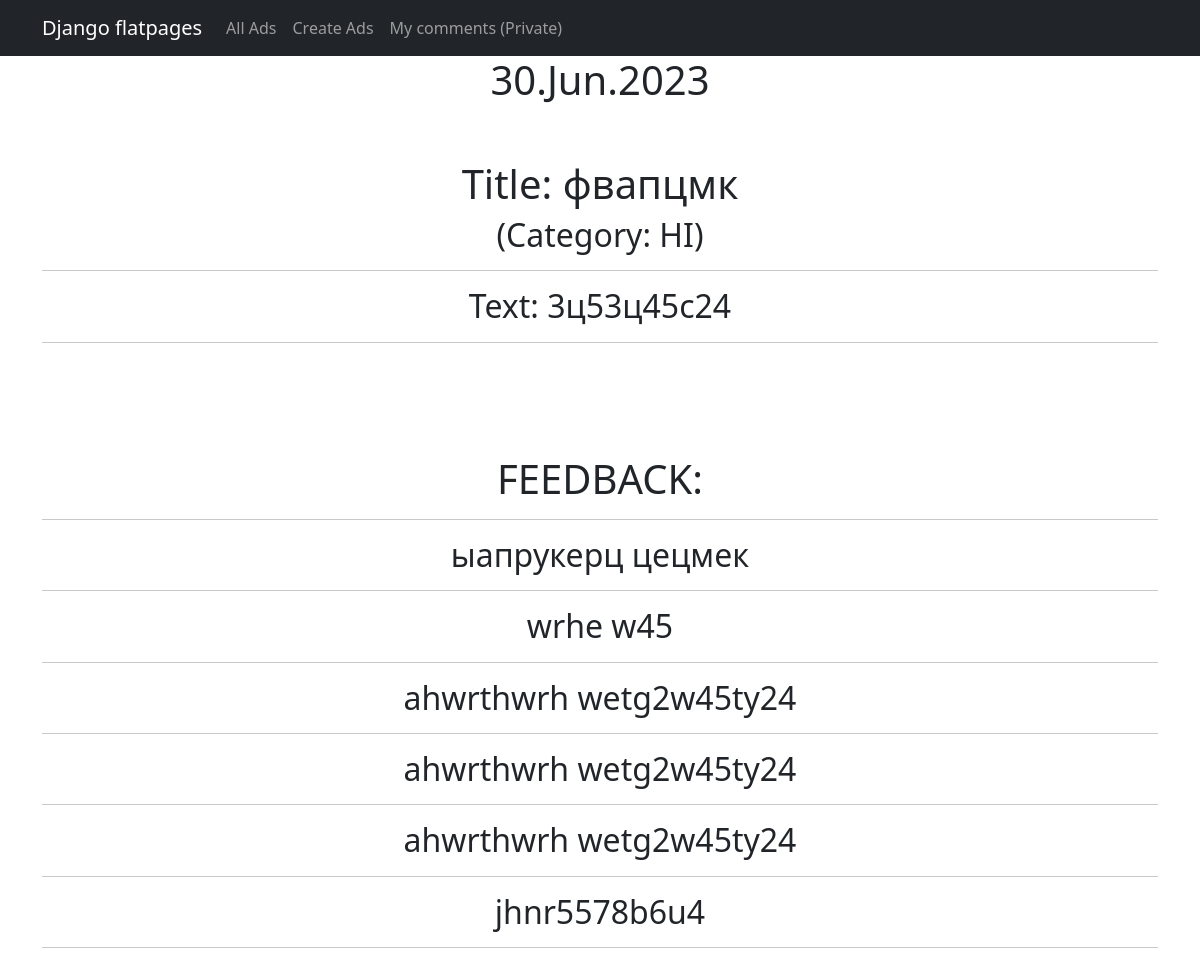
The page /board/14/ on the database its author committed.
### board/models.py (models this page shows, shortened)
class Advertisement(models.Model):
    author = models.ForeignKey(Author, on_delete=models.CASCADE)
    date_time = models.DateTimeField(auto_now_add=True)
    category = models.ManyToManyField(Category, through='AdvertisementCategory')
    title = models.TextField()
    text = models.TextField()

class Category(models.Model):
    tanks = 'TA'
    hills = 'HI'
    dds = 'DD'
    traders = 'TR'
    gildmasters = 'GD'
    qwestgivers = 'QG'
    blacksmiths = 'BS'
    tanners = 'TN'
    cookers = 'CO'
    masters = 'MA'
    POSITIONS = [
        (tanks, 'Танки'),
        (hills, 'Хилы'),
        (dds, 'ДД'),
        (traders, 'Торговцы'),
        (gildmasters, 'Гилдмастеры'),
        (gildmasters, 'Квестгиверы'),
        (qwestgivers, 'Уборщик'),
        (blacksmiths, 'Кузнецы'),
        (tanners, 'Кожевники'),
        (cookers, 'Зельевары'),
        (masters, 'Мастера заклинаний')
    ]
    name = models.CharField(max_length=2, unique=True, choices=POSITIONS, default=masters)
    subscribers = models.ManyToManyField(User, blank=True, null=True, related_name='categories')
    def __str__(self):
        return f"{self.name}"

class Feedback(models.Model):
    advertisement = models.ForeignKey(Advertisement, on_delete=models.CASCADE)
    user = models.ForeignKey(User, on_delete=models.CASCADE)
    text = models.TextField()
    date_time = models.DateTimeField(auto_now_add=True)
    accepted = models.BooleanField(default=False)

### board/views.py (the view, shortened to what this page needs)
# urls.py: path('<int:pk>/', AdDetail.as_view(), name='ad_detail'),
class AdDetail(DetailView):
    model = Advertisement
    template_name = 'ads_by_id.html'
    context_object_name = 'ads'
    def get_context_data(self, **kwargs):
        context = super().get_context_data(**kwargs)
        comments_ordered_by_date = Feedback.objects.filter(advertisement=self.kwargs['pk']).order_by('-date_time')
        context['comments'] = comments_ordered_by_date
        context['form'] = FeedbackForm
        context['user_is_author'] = False
        context['user'] = self.request.user
        if self.request.user == self.model.objects.get(id=self.kwargs['pk']).author.user:
            context['user_is_author'] = True
        return context

### templates/ads_by_id.html (shortened to what this page needs)
{% extends 'flatpages/default.html' %}
{% block content %}
<h1>{{ ads.date_time|date:'d.M.Y' }}</h1>
<br>
<br>
<h1>Title: {{ ads.title }}</h1>
{% for category in ads.category.all %}
<h2>(Category: {{ category }})</h2>
{% endfor %}</h1>
<hr>
<h2>Text: {{ ads.text }}</h2>
<hr>
<br>
<br>
<br>
<br>
<h1>FEEDBACK:</h1>
{% for comment in comments %}
<hr>
<h2>{{ comment.text }}</h2>
{% endfor %}
<hr>
{% endblock content %}

### rows shown on the page
Advertisement: date_time "30.Jun.2023", title "фвапцмк", text "3ц53ц45с24"
Category: name "HI"
Feedback: text "ыапрукерц цецмек"
Feedback: text "wrhe w45"
Feedback: text "ahwrthwrh wetg2w45ty24"
Feedback: text "ahwrthwrh wetg2w45ty24"
Feedback: text "ahwrthwrh wetg2w45ty24"
Feedback: text "jhnr5578b6u4"
